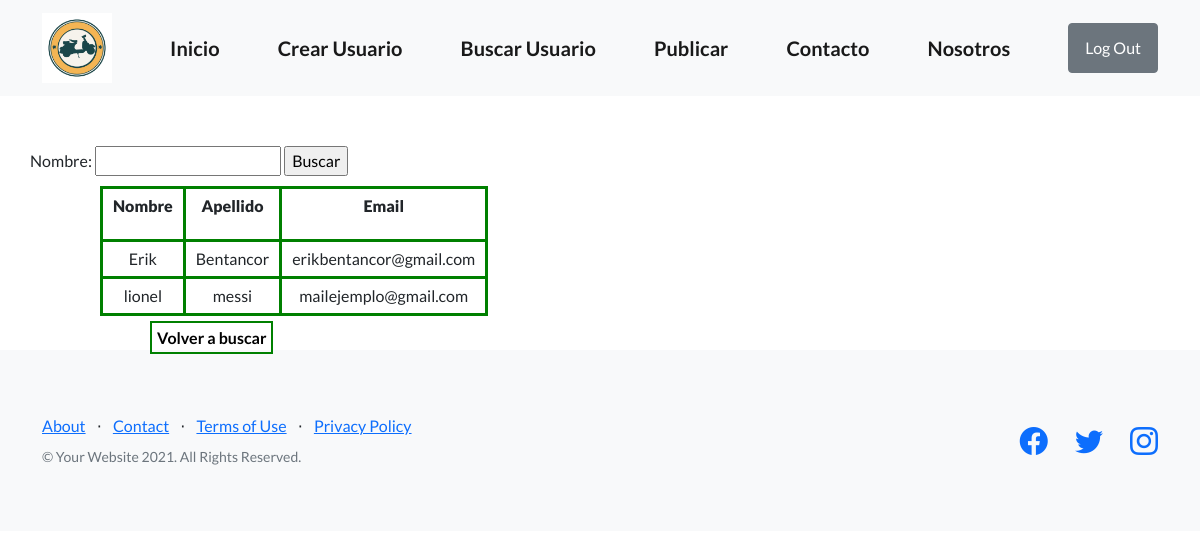
Page /busquedaUsuario/ (signed in) on the earlier database version.
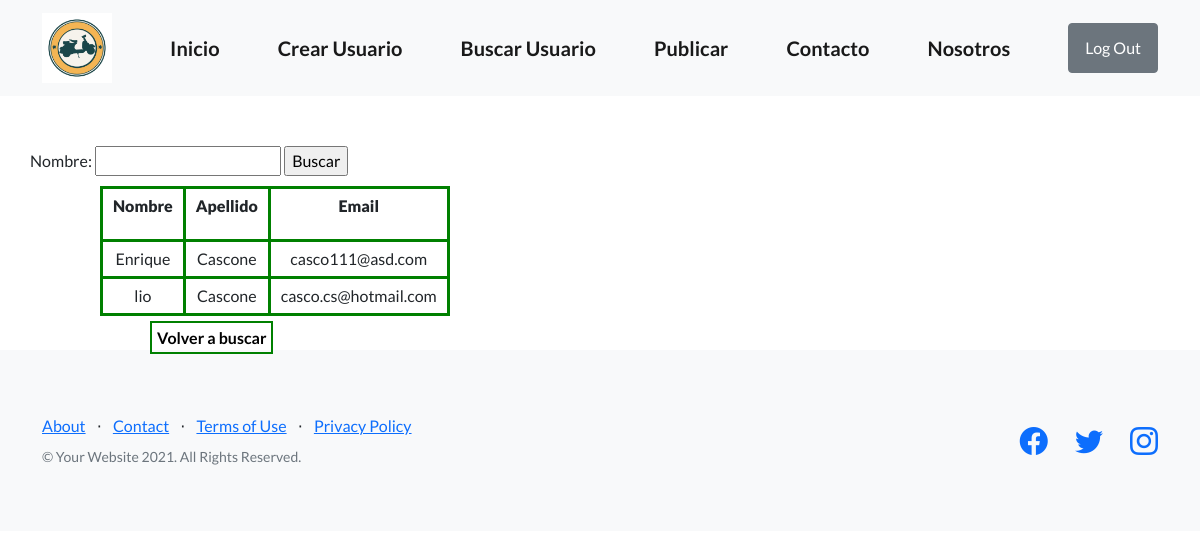
Same page on the later database version.
### appUsuario/models.py (models this page shows, shortened)
class Usuario(models.Model):
    nombre = models.CharField(max_length=128)
    apellido = models.CharField(max_length=128)
    email = models.EmailField()

### appUsuario/views.py (the view)
# urls.py: path('busquedaUsuario/', views.busquedaUsuario, name="busquedaUsuario"),
@login_required
def busquedaUsuario(request):
    usuarios = Usuario.objects.all()
    return render(request, 'appUsuario/busquedaUsuario.html', {"usuarios": usuarios})

### appUsuario/templates/appUsuario/busquedaUsuario.html (shortened to what this page needs)
{% extends "appUsuario/template_basico.html" %}
{% block bloque_base %}
{%if usuarios%}
<form action="{% url 'buscar_usuario' %}" method="GET">
    <span>Nombre:
      <input type="text" name="nombre">
    </span>
    <input type="submit" value="Buscar" />
</form>
  <div class="mostrar-tabla">
    <table class="coder-table">
      <tbody>
        <tr>
          <th>
            <p id="p0"> <strong>Nombre</strong></p>
          </th>
          <th>
            <p id="p1"> <strong>Apellido</strong></p>
          </th>
          <th>
            <p id="p2"> <strong>Email</strong></p>
          </th>
        </tr>
        {% for usuario in usuarios %}
        <tr>
          <td>{{usuario.nombre}}</td>
          <td>{{usuario.apellido}}</td>
          <td>{{usuario.email}}</td>
        </tr>
        {% endfor %}
      </tbody>
    </table>
  </div>
  <a class="boton" href="{% url 'busquedaUsuario' %}"><b>Volver a buscar</b></a>
{%else%}
<h3>No hay usuarios!</h3>
<a class="boton" href="{% url 'crear_usuario' %}"><b>Pulsa para crear</b></a>
{%endif%}
{% endblock bloque_base %}

### appUsuario/templates/appUsuario/template_basico.html (shortened to what this page needs)
{%load static%}
<!DOCTYPE html>
<html lang="en">
    <head>
        <link href="https://cdn.jsdelivr.net/npm/bootstrap-icons@1.5.0/font/bootstrap-icons.css" rel="stylesheet" type="text/css" />
        <link href="{% static 'appUsuario/css/styles.css' %}" rel="stylesheet" />
    </head>
    <body>
        <nav class="navbar navbar-light bg-light static-top">
            <div class="container">
                <a class="navbar-brand" href="{% url 'inicio' %}">
                    <img src="{% static 'appUsuario/assets/img/logo_moto.png' %}" width="70" height="70" class="d-inline-block align-top" alt=""></a>
                <a class="navbar-brand" href="{% url 'inicio' %}"><b>Inicio</b></a>
                <a class="navbar-brand" href="{% url 'crear_usuario' %}"><b>Crear Usuario</b></a>
                <a class="navbar-brand" href="{% url 'busquedaUsuario' %}"><b>Buscar Usuario</b></a>
                <a class="navbar-brand" href="{% url 'crear_post' %}"><b>Publicar</b></a>
                <a class="navbar-brand" href="{% url 'contacto' %}"><b>Contacto</b></a>
                <a class="navbar-brand" href="{% url 'nosotros' %}"><b>Nosotros</b></a>
                {% if user.is_authenticated %}
                <a class="btn btn-secondary" href="{% url 'logout'%}">Log Out</a>
                {%else%}
                <a class="btn btn-primary" href="{% url 'Login'%}">Log In</a>
                <a class="btn btn-primary" href="{% url 'Registro'%}">Registrarse</a>
                {%endif%}
            </div>
        </nav>
        {% block bloque_base %}
        {% endblock bloque_base %}
        <footer class="footer bg-light">
            <div class="container">
                <div class="row">
                    <div class="col-lg-6 h-100 text-center text-lg-start my-auto">
                        <ul class="list-inline mb-2">
                            <li class="list-inline-item"><a href="#!">About</a></li>
                            <li class="list-inline-item">⋅</li>
                            <li class="list-inline-item"><a href="#!">Contact</a></li>
                            <li class="list-inline-item">⋅</li>
                            <li class="list-inline-item"><a href="#!">Terms of Use</a></li>
                            <li class="list-inline-item">⋅</li>
                            <li class="list-inline-item"><a href="#!">Privacy Policy</a></li>
                        </ul>
                        <p class="text-muted small mb-4 mb-lg-0">&copy; Your Website 2021. All Rights Reserved.</p>
                    </div>
                    <div class="col-lg-6 h-100 text-center text-lg-end my-auto">
                        <ul class="list-inline mb-0">
                            <li class="list-inline-item me-4">
                                <a href="#!"><i class="bi-facebook fs-3"></i></a>
                            </li>
                            <li class="list-inline-item me-4">
                                <a href="#!"><i class="bi-twitter fs-3"></i></a>
                            </li>
                            <li class="list-inline-item">
                                <a href="#!"><i class="bi-instagram fs-3"></i></a>
                            </li>
                        </ul>
                    </div>
                </div>
            </div>
        </footer>
    </body>
</html>

### appUsuario/templates/appUsuario/busquedaUsuario.html (style rules this page uses)
form { margin: 50px 30px 0px; }
table.coder-table { border: 2px solid green; align-items: center; }
th,td { border: 3px solid green; padding:5px 10px; text-align: center; }
.mostrar-tabla { margin: 10px 100px; display:flex; }
.boton { text-decoration: none; padding: 5px; border: 2px solid green; margin: 10px 150px; color: black; font-size:medium; }

Differences in the rows shown:
removed Usuario: nombre "Erik", apellido "Bentancor", email "erikbentancor@gmail.com"
removed Usuario: nombre "lionel", apellido "messi", email "mailejemplo@gmail.com"
added Usuario: nombre "Enrique", apellido "Cascone", email "casco111@asd.com"
added Usuario: nombre "lio", apellido "Cascone", email "casco.cs@hotmail.com"
